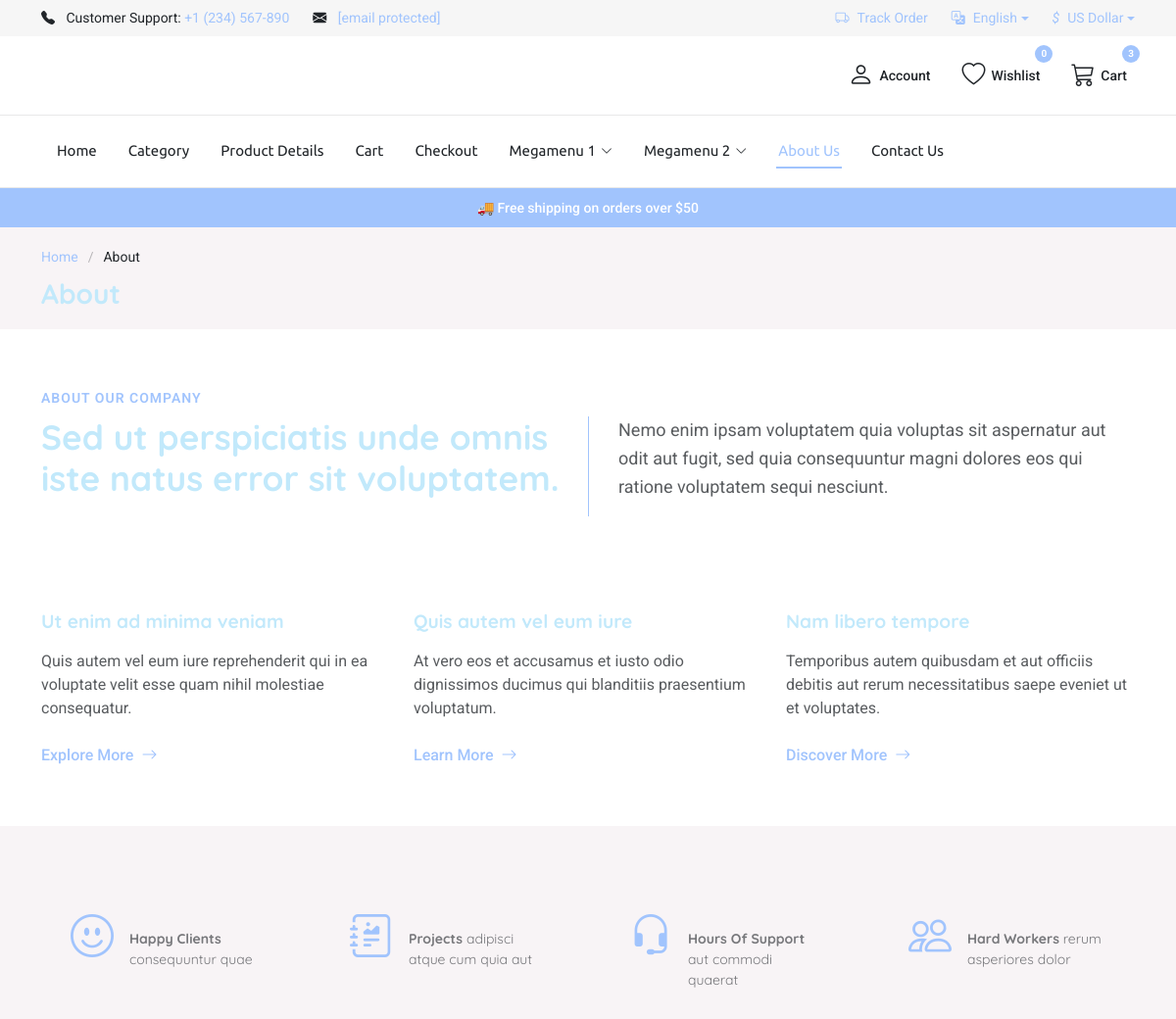
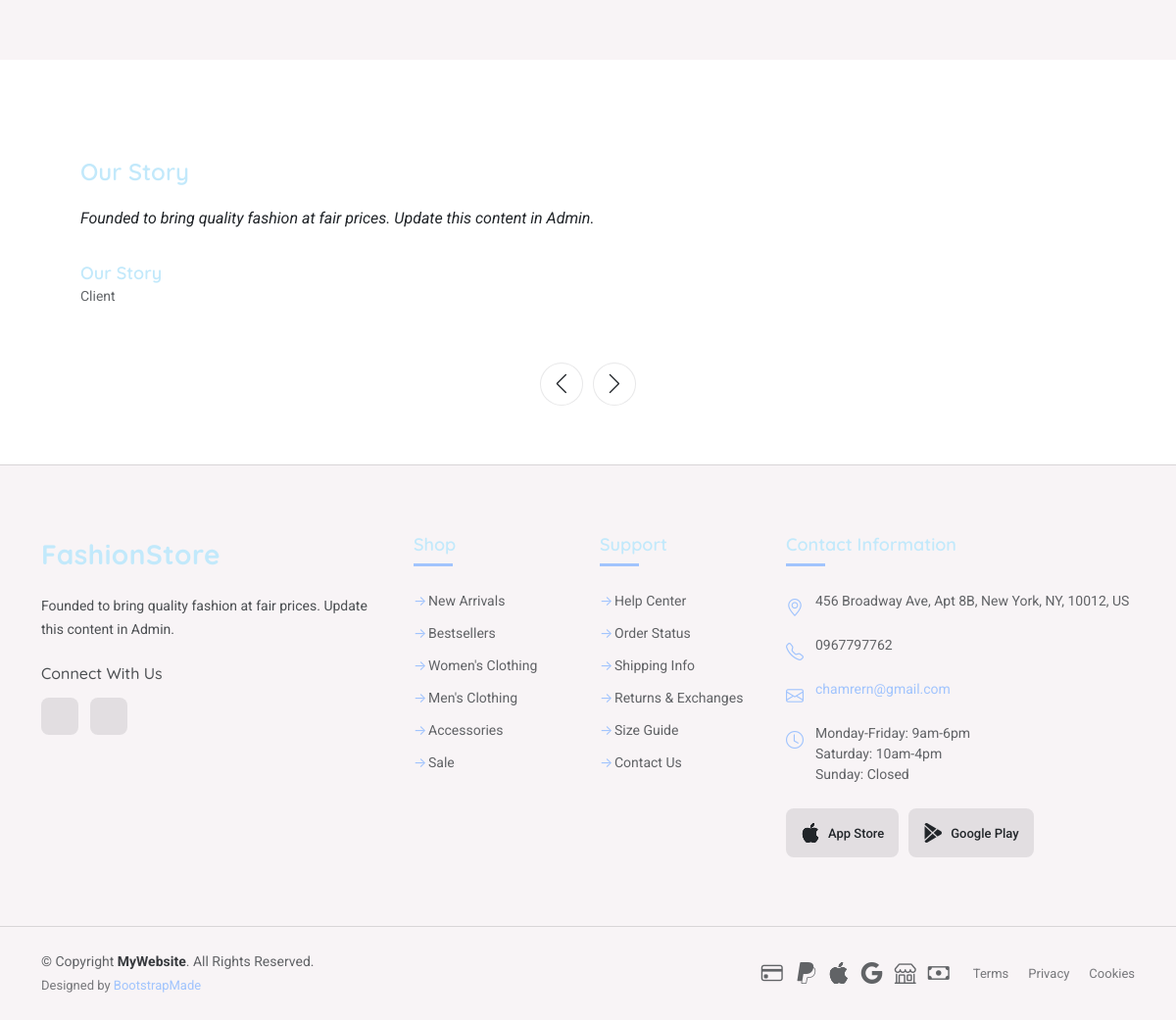
The page /?p=about on the database its author committed (2 pictures, top to bottom).
### tables this page shows
CREATE TABLE currencies (
  id BIGINT UNSIGNED AUTO_INCREMENT PRIMARY KEY,
  code CHAR(3) NOT NULL,
  name VARCHAR(100) NOT NULL,
  exchange_rate DECIMAL(18,6) NOT NULL DEFAULT 1.000000,
  symbol VARCHAR(10) NULL,
  decimal_places TINYINT UNSIGNED NOT NULL DEFAULT 2,
  position ENUM('prefix','suffix') NOT NULL DEFAULT 'prefix',
  is_default TINYINT(1) NOT NULL DEFAULT 0,
  is_active TINYINT(1) NOT NULL DEFAULT 1,
  created_at TIMESTAMP NOT NULL DEFAULT CURRENT_TIMESTAMP,
  updated_at TIMESTAMP NOT NULL DEFAULT CURRENT_TIMESTAMP ON UPDATE CURRENT_TIMESTAMP,
  UNIQUE KEY uniq_currencies_code (code),
  INDEX idx_currencies_active_position (is_active, position)
);

CREATE TABLE about_us (
  id BIGINT UNSIGNED AUTO_INCREMENT PRIMARY KEY,
  title VARCHAR(200) NULL,
  content MEDIUMTEXT NULL,
  content_2 MEDIUMTEXT NULL,
  image_url VARCHAR(500) NULL,
  updated_at TIMESTAMP NOT NULL DEFAULT CURRENT_TIMESTAMP ON UPDATE CURRENT_TIMESTAMP,
  created_at TIMESTAMP NOT NULL DEFAULT CURRENT_TIMESTAMP
);

CREATE TABLE IF NOT EXISTS `users` (
  `id` bigint(20) UNSIGNED NOT NULL AUTO_INCREMENT,
  `name` varchar(50) NOT NULL,
  `email` varchar(50) NOT NULL,
  `phone` varchar(30) DEFAULT NULL,
  `password_hash` varchar(100) NOT NULL,
  `role` enum('customer','admin') NOT NULL DEFAULT 'customer',
  `created_at` timestamp NOT NULL DEFAULT CURRENT_TIMESTAMP,
  PRIMARY KEY (`id`),
  UNIQUE KEY `email` (`email`)
);

### mod/about.php (the view, shortened to what the rows shown need)
<?php
$about = getAbout();
$aboutTitle = $about['title'] ?? '';
$aboutContent = $about['content'] ?? '';
?>
<main class="main">
      <div class="page-title light-background">
            <div class="container">
                  <h1>About</h1>
            </div>
      </div>
      <section id="about-2" class="about-2 section">
            <div class="container" data-aos="fade-up" data-aos-delay="100">
                  <div class="row mb-lg-5">
                        <div class="col-lg-6">
                              <h2 class="about-title">Sed ut perspiciatis unde omnis iste natus error sit
                                    voluptatem.</h2>
                        </div>
                  </div>
            </div>
      </section>
      <section id="testimonials" class="testimonials section">
            <div class="container" data-aos="fade-up" data-aos-delay="100">
                  <div class="testimonials-slider swiper init-swiper">
                        <div class="swiper-wrapper">
                              <?php foreach ($about as $row) { ?>
                                    <div class="swiper-slide">
                                          <div class="testimonial-item">
                                                <div class="row">
                                                      <div class="col-lg-8">
                                                            <h2><?php echo htmlspecialchars((string)$aboutTitle, ENT_QUOTES); ?></h2>
                                                            <p>
                                                                  <?php echo nl2br(htmlspecialchars((string)$aboutContent, ENT_QUOTES)); ?>
                                                            </p>
                                                            <div class="profile d-flex align-items-center">
                                                                  <div class="profile-info">
                                                                        <h3><?php echo htmlspecialchars((string)$aboutTitle, ENT_QUOTES); ?></h3>
                                                                        <span>Client</span>
                                                                  </div>
                                                            </div>
                                                      </div>
                                                      <div class="col-lg-4 d-none d-lg-block">
                                                      </div>
                                                </div>
                                          </div>
                                    </div>
                              <?php } ?>
                        </div>
                  </div>
            </div>
      </section>
</main>

### inc/header.php (shortened to what the rows shown need)
<?php
$currencyData = getCurrencies();
$currentCurrencyLabel = $currencyData['currentCurrencyLabel'] ?? 'USD';
$currentCurrencySymbol = $currencyData['currentCurrencySymbol'] ?? '$';
?>
<!DOCTYPE html>
<html lang="en">
<head>
      <?php
      $titleOverride = __DIR__ . '/title.inc.php';
      if (is_file($titleOverride)) {
            include $titleOverride;
      }
      ?>
</head>
<body class="<?php echo htmlspecialchars($__ROUTE, ENT_QUOTES); ?>">
      <header id="header" class="header position-relative">
            <div class="top-bar py-2 d-none d-lg-block">
                  <div class="container-fluid container-xl">
                        <div class="row align-items-center">
                              <div class="col-lg-6">
                                    <div class="d-flex justify-content-end">
                                          <div class="top-bar-item dropdown">
                                                <a href="#" class="dropdown-toggle" data-bs-toggle="dropdown">
                                                      <i class="me-2"><?php echo $currentCurrencySymbol; ?></i><?php echo htmlspecialchars($currentCurrencyLabel, ENT_QUOTES); ?>
                                                </a>
                                          </div>
                                    </div>
                              </div>
                        </div>
                  </div>
            </div>
      </header>

### inc/footer.php (shortened to what the rows shown need)
<?php
$contact = getContact();
$adminEmail = $contact['adminEmail'] ?? '';
$adminPhone = $contact['adminPhone'] ?? '';
$about = getAbout();
$aboutContent = $about['content'] ?? '';
?>
<footer id="footer" class="footer light-background">
      <div class="footer-main">
            <div class="container">
                  <div class="row gy-4">
                        <div class="col-lg-4 col-md-6">
                              <div class="footer-widget footer-about">
                                    <a href="/" class="logo">
                                          <span class="sitename">FashionStore</span>
                                    </a>
                                    <p><?php echo htmlspecialchars((string)($aboutContent !== '' ? $aboutContent : 'Lorem ipsum dolor sit amet, consectetur adipiscing elit. Nullam in nibh vehicula, facilisis magna ut, consectetur lorem. Proin eget tortor risus.'), ENT_QUOTES); ?></p>
                                    <div class="social-links mt-4">
                                          <h5>Connect With Us</h5>
                                          <div class="social-icons">
                                          </div>
                                    </div>
                              </div>
                        </div>
                        <div class="col-lg-4 col-md-6">
                              <div class="footer-widget">
                                    <div class="footer-contact">
                                          <div class="contact-item">
                                                <i class="bi bi-telephone"></i>
                                                <span><?php echo htmlspecialchars($adminPhone !== '' ? $adminPhone : '+1 (555) 123-4567', ENT_QUOTES); ?></span>
                                          </div>
                                          <div class="contact-item">
                                                <span><?php if ($adminEmail !== '') { ?><a href="mailto:<?php echo htmlspecialchars($adminEmail, ENT_QUOTES); ?>"><?php echo htmlspecialchars($adminEmail, ENT_QUOTES); ?></a><?php } else { ?><a href="/cdn-cgi/l/email-protection" class="__cf_email__">[email&#160;protected]</a><?php } ?></span>
                                          </div>
                                    </div>
                              </div>
                        </div>
                  </div>
            </div>
      </div>
</footer>
</body>
</html>

### rows shown on the page
currencies: symbol "$", name "US Dollar"
about_us: title "Our Story", content "Founded to bring quality fashion at fair prices. Update this content in Admin."
users: phone "0967797762", email "chamrern@gmail.com"

### other values the page prints
$addressText "456 Broadway Ave, Apt 8B, New York, NY, 10012, US"
